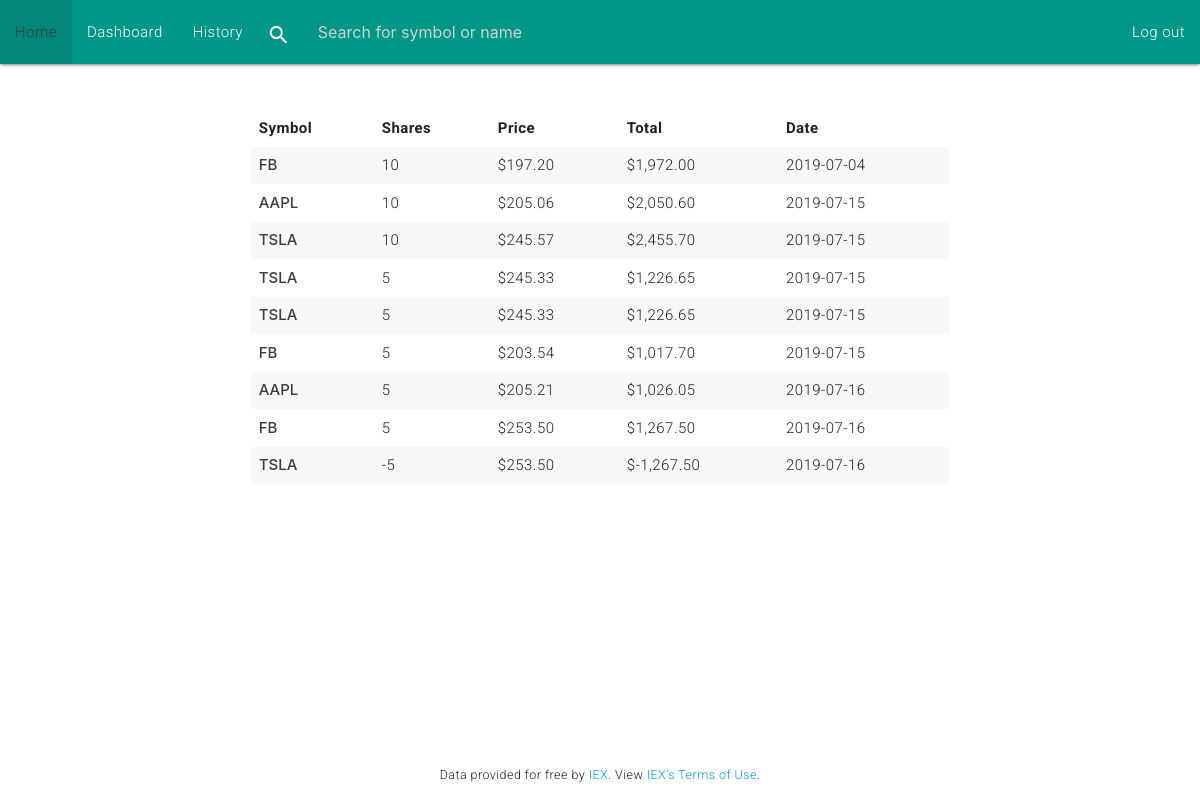
Screenshot of /history (signed in) with the database file from the repository.
### app/models.py (models this page shows, shortened)
class Transaction(db.Model):
    __tablename__ = 'transactions'
    id = db.Column(db.Integer, primary_key=True, nullable=False)
    user_id = db.Column(db.Integer, db.ForeignKey('users.id'), nullable=False)
    symbol_id = db.Column(db.Integer, db.ForeignKey('symbols.id'), nullable=False)
    shares = db.Column(db.Integer, nullable=False)
    price = db.Column(db.Float, nullable=False)
    date = db.Column(db.DateTime, nullable=False, default=datetime.utcnow)

class Symbol(db.Model):
    __tablename__ = 'symbols'
    id = db.Column(db.Integer, primary_key=True, nullable=False)
    symbol = db.Column(db.String(20), index=True, unique=True, nullable=False)
    transactions = db.relationship('Transaction', lazy='select', backref=db.backref('symbol', lazy='joined'))

### app/routes.py (the view)
@app.route("/history")
@login_required
def history():
    transactions = Transaction.query.filter(Transaction.user_id == session.get('user_id')).all()
    return render_template("history.html", transactions=transactions)

### app/__init__.py (called while the page is built)
@app.after_request
def after_request(response):
    response.headers["Cache-Control"] = "no-cache, no-store, must-revalidate"
    response.headers["Expires"] = 0
    response.headers["Pragma"] = "no-cache"
    return response

### helpers.py (called while the page is built)
def login_required(f):
    @wraps(f)
    def decorated_function(*args, **kwargs):
        if session.get("user_id") is None:
            return redirect(url_for('login', next=request.path))
        return f(*args, **kwargs)
    return decorated_function

def usd(value):
    return f"${value:,.2f}"

### app/templates/history.html (shortened to what this page needs)
{% extends "layout.html" %}
{% block main %}
    {% if transactions|length <= 0 %}
        <div>You have no transactions yet</div>
    {% else %}
        <div class="row">
            <div class="col s8 offset-s2">
                <table class="striped highlight responsive-table">
                    <thead>
                        <tr>
                            <th scope="col">Symbol</th>
                            <th scope="col">Shares</th>
                            <th scope="col">Price</th>
                            <th scope="col">Total</th>
                            <th scope="col">Date</th>
                        </tr>
                    </thead>
                    <tbody>
                        {% for transaction in transactions %}
                            <tr>
                                <td>
                                    <form action="/quote" method="POST" name="">
                                        <button type="submit" class="form-button">{{ transaction.symbol.symbol }}</button>
                                    </form>
                                </td>
                                <td>{{ transaction.shares }}</td>
                                <td>{{ transaction.price|usd }}</td>
                                <td>{{ (transaction.price * transaction.shares)|usd }}</td>
                                <td>{{ transaction.date.strftime('%Y-%m-%d') }}</td>
                            </tr>
                        {% endfor %}
                    </tbody>
                </table>
            </div>
        </div>
    {% endif %}
{% endblock %}

### app/templates/layout.html (shortened to what this page needs)
<!DOCTYPE html>
<html lang="en">
    <head>
        <link rel="stylesheet" href="https://cdnjs.cloudflare.com/ajax/libs/materialize/1.0.0/css/materialize.min.css">
        <link href="/static/styles.css" rel="stylesheet">
    </head>
    <body>
        <nav class="teal">
            <div class="nav-wrapper">
                <form action="/quote" method="POST" class="search-form" name="searchForm">
                    <div class="input-field">
                        <input id="search" type="search" name="symbol" autocomplete="off" required placeholder="Search for symbol or name">
                        <label class="label-icon" for="search"><i class="material-icons">search</i></label>
                        <i class="material-icons" id="clearSearch">close</i>
                    </div>
                </form>
                {% if session.user_id %}
                    <ul id="nav-mobile" class="left hide-on-med-and-down">
                        <li><a href="/">Home</a></li>
                        <li><a href="/dashboard">Dashboard</a></li>
                        <li><a href="/history">History</a></li>
                    </ul>
                    <ul id="nav-mobile" class="right hide-on-med-and-down">
                        <li><a href="/logout">Log out</a></li>
                    </ul>
                {% else %}
                    <ul class="right hide-on-med-and-down">
                        <li><a href="/register">Register</a></li>
                        <li><a href="/login">Log In</a></li>
                    </ul>
                {% endif %}
            </div>
        </nav>
        <main class="mt-3 m-4">
            {% block main %}{% endblock %}
        </main>
        <footer class="text-xs center-align">
            Data provided for free by <a href="https://iextrading.com/developer">IEX</a>. View <a href="https://iextrading.com/api-exhibit-a/">IEX’s Terms of Use</a>.
        </footer>
    </body>
</html>

### app/static/styles.css (style rules this page uses)
* { padding: 0; margin: 0; }
html, body { height: 100%; }
body { display: flex; flex-direction: column; font-family: 'Roboto', Helvetica, Arial, sans-serif; font-weight: 300; letter-spacing: .03em; }
footer { margin-top: auto; margin-bottom: 1rem; }
table th, table td { padding: .5em; }
.search-form { width: 30%; display: inline-block; }
nav .input-field label { top: -.6rem; left: .6rem; }
#search { position: relative; }
.text-xs { font-size: smaller }
.m-4 { margin: 4rem }
.mt-3 { margin-top: 3rem; }
.form-button { border: none; color: #3c3c3c; font-weight: 500; background-color: transparent; cursor: pointer; }

### rows the page displays
Transaction: (transaction.price*transaction.shares)|usd "$1,972.00"
Transaction: (transaction.price*transaction.shares)|usd "$2,050.60"
Transaction: (transaction.price*transaction.shares)|usd "$2,455.70"
Transaction: (transaction.price*transaction.shares)|usd "$1,226.65"
Transaction: (transaction.price*transaction.shares)|usd "$1,226.65"
Transaction: (transaction.price*transaction.shares)|usd "$1,017.70"
Transaction: (transaction.price*transaction.shares)|usd "$1,026.05"
Transaction: (transaction.price*transaction.shares)|usd "$1,267.50"
Transaction: (transaction.price*transaction.shares)|usd "$-1,267.50"
